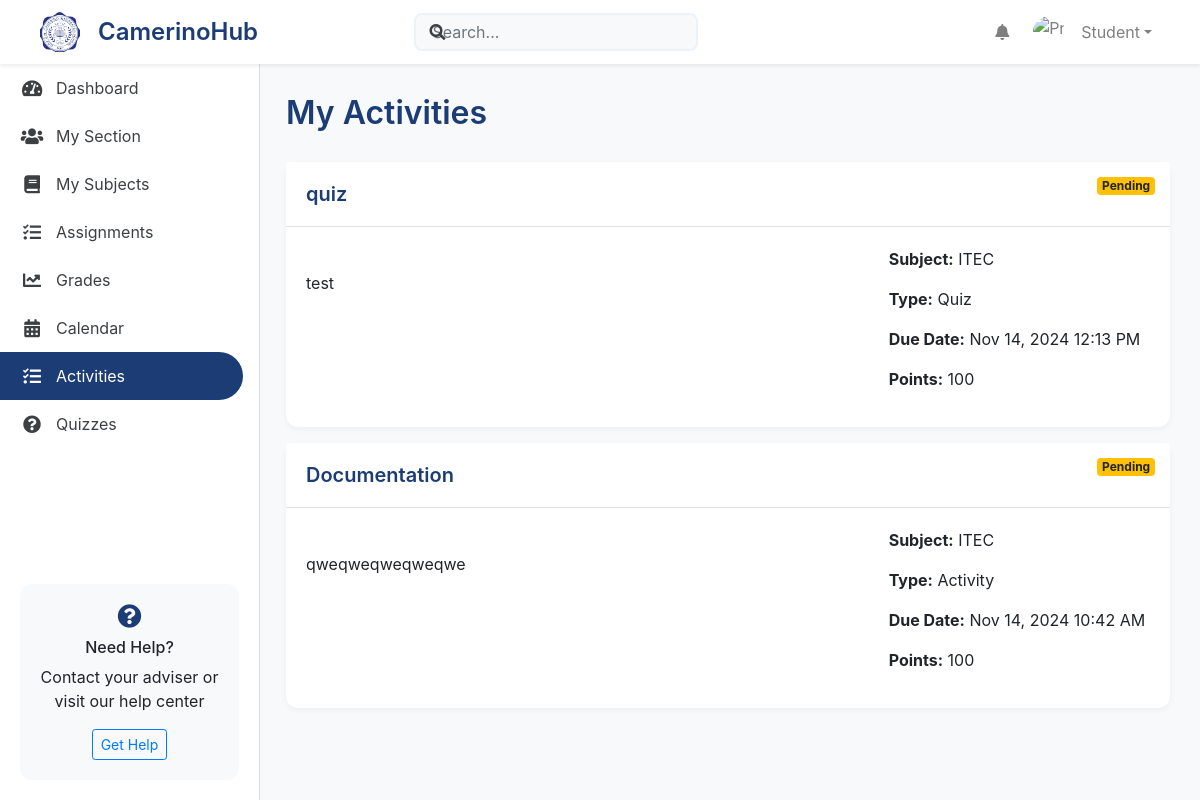
The page /Student/student_activities.php (signed in) on the database as committed earlier.
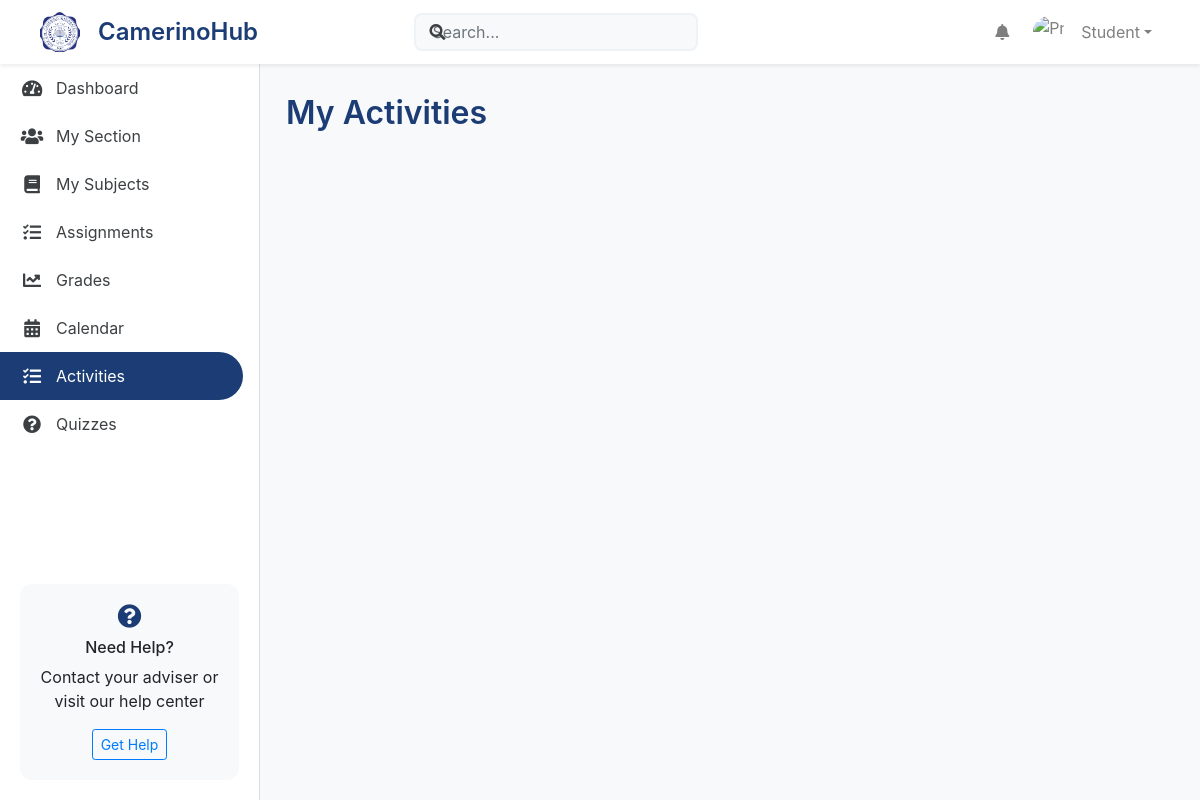
The same page on the database as committed later.
### tables this page shows
CREATE TABLE `activities` (
  `activity_id` int(11) NOT NULL,
  `teacher_id` int(11) NOT NULL,
  `section_subject_id` int(11) NOT NULL,
  `title` varchar(255) NOT NULL,
  `description` text DEFAULT NULL,
  `file_path` varchar(255) DEFAULT NULL,
  `type` enum('activity','quiz','assignment') NOT NULL DEFAULT 'activity',
  `points` int(11) NOT NULL DEFAULT 100,
  `quiz_link` varchar(255) DEFAULT NULL,
  `quiz_duration` int(11) DEFAULT NULL COMMENT 'Duration in minutes',
  `quiz_attempts` int(11) DEFAULT 1,
  `due_date` datetime NOT NULL,
  `created_at` timestamp NOT NULL DEFAULT current_timestamp(),
  `updated_at` timestamp NOT NULL DEFAULT current_timestamp() ON UPDATE current_timestamp(),
  `status` enum('active','inactive') DEFAULT 'active'
);

### db/dbConnector.php (called while the page is built, shortened)
<?php
class DbConnector {
public $link;
public $messageLink;
function __construct($useMessageDb = false) {
        $host = 'localhost';
        $mainDb = 'camerinohub';
        $user = 'root';
        $pass = '';
        $this->link = mysqli_connect($host, $user, $pass, $mainDb);
        mysqli_set_charset($this->link, "utf8mb4");
    }
    function prepare($query, $useMessageDb = false) {
        $conn = $useMessageDb ? $this->messageLink : $this->link;
        $stmt = mysqli_prepare($conn, $query);
        return $stmt;
    }
}
?>

### Student/student_activities.php (the view, shortened to what this page needs)
<?php
require_once('../db/dbConnector.php');
$db = new DbConnector();
$student_id = $_SESSION['id'];
$activities_query = "
    SELECT
        a.activity_id,
        a.title,
        a.description,
        a.type,
        a.due_date,
        a.points,
        s.subject_name,
        s.subject_code,
        sec.section_name,
        GROUP_CONCAT(DISTINCT af.file_id) as file_ids,
        GROUP_CONCAT(DISTINCT af.file_name) as file_names,
        GROUP_CONCAT(DISTINCT af.file_path) as file_paths,
        sas.submission_id,
        sas.points as achieved_points,
        sas.submitted_at,
        CASE
            WHEN sas.submission_id IS NOT NULL THEN 'Submitted'
            WHEN a.due_date < NOW() THEN 'Overdue'
            ELSE 'Pending'
        END as status
    FROM student_sections ss
    JOIN sections sec ON ss.section_id = sec.section_id
    JOIN section_subjects ssub ON sec.section_id = ssub.section_id
    JOIN subjects s ON ssub.subject_id = s.id
    JOIN activities a ON ssub.id = a.section_subject_id
    LEFT JOIN activity_files af ON a.activity_id = af.activity_id
    LEFT JOIN student_activity_submissions sas ON a.activity_id = sas.activity_id
        AND sas.student_id = ?
    WHERE ss.student_id = ?
        AND ss.status = 'active'
        AND a.status = 'active'
        AND ssub.status = 'active'
    GROUP BY
        a.activity_id,
        sas.submission_id
    ORDER BY a.due_date DESC";
$stmt = $db->prepare($activities_query);
$stmt->bind_param("ii", $student_id, $student_id);
$stmt->execute();
$activities = $stmt->get_result()->fetch_all(MYSQLI_ASSOC);
?>
<!DOCTYPE html>
<html lang="en">
<head>
    <link href="https://stackpath.bootstrapcdn.com/bootstrap/4.5.2/css/bootstrap.min.css" rel="stylesheet">
    <link href="https://cdnjs.cloudflare.com/ajax/libs/font-awesome/5.15.1/css/all.min.css" rel="stylesheet">
    <link rel="stylesheet" href="css/dashboard-shared.css">
</head>
<body>
    <?php include 'includes/navigation.php'; ?>
    <div class="dashboard-container">
        <?php include 'includes/sidebar.php'; ?>
        <div class="main-content">
            <div class="content-header">
                <h1>My Activities</h1>
            </div>
            <div class="activities-container">
                <?php foreach ($activities as $activity): ?>
                    <div class="card mb-3">
                        <div class="card-header d-flex justify-content-between align-items-center">
                            <h5 class="mb-0"><?php echo htmlspecialchars($activity['title']); ?></h5>
                            <span class="badge badge-<?php echo getStatusBadgeClass($activity['status']); ?>">
                                <?php echo $activity['status']; ?>
                            </span>
                        </div>
                        <div class="card-body">
                            <div class="row">
                                <div class="col-md-8">
                                    <p class="activity-description">
                                        <?php echo nl2br(htmlspecialchars($activity['description'])); ?>
                                    </p>
                                </div>
                                <div class="col-md-4">
                                    <div class="activity-details">
                                        <p><strong>Subject:</strong> <?php echo htmlspecialchars($activity['subject_code']); ?></p>
                                        <p><strong>Type:</strong> <?php echo ucfirst($activity['type']); ?></p>
                                        <p><strong>Due Date:</strong> <?php echo date('M d, Y h:i A', strtotime($activity['due_date'])); ?></p>
                                        <p><strong>Points:</strong> <?php echo $activity['points']; ?></p>
                                    </div>
                                </div>
                            </div>
                        </div>
                    </div>
                <?php endforeach; ?>
            </div>
        </div>
    </div>
</body>
</html>
<?php
function getStatusBadgeClass($status) {
    switch ($status) {
        case 'Pending':
            return 'warning';
    }
}
?>

Rows that differ between the two databases and show on the page:
removed activities: title "quiz", status "Pending", description "test", subject_code "ITEC", type "Quiz", due_date "Nov 14, 2024 12:13 PM", points "100"
removed activities: title "Documentation", status "Pending", description "qweqweqweqweqwe", subject_code "ITEC", type "Activity", due_date "Nov 14, 2024 10:42 AM", points "100"
